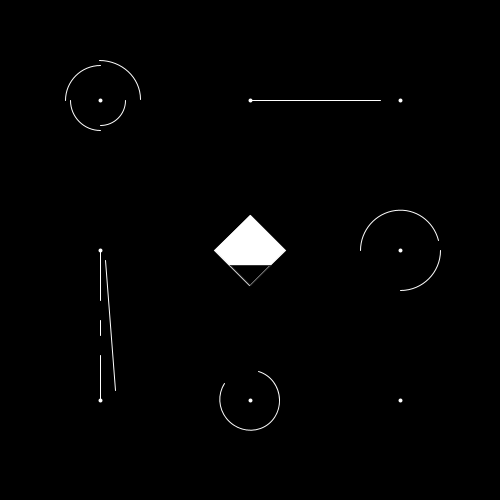
Frame 1 (no input)
Frame 60 (the mouse pressed at the canvas centre just before this capture): identical to frame 1, image omitted
Frame 120 (the mouse held since frame 60 and released just before this capture): identical to frame 1, image omitted

The Processing sketch that drew this single still picture (run headless with seeded random() and noise(); from frame 60 on, the mouse is pressed at the canvas centre):

// Processing sketch: processing_69048
// ── processing_69048.pde

void setup() {
  size(500, 500);
  smooth();
}

void draw() {
  background(0);

  drawcurve(100, 100, 50, 50, 0, PI/2);
  drawcurve(100, 100, 60, 60, PI/2, PI);
  drawcurve(100, 100, 70, 70, PI, TWO_PI-PI/2);
  drawcurve(100, 100, 80, 80, TWO_PI-PI/2, TWO_PI);

  drawcurve(400, 250, 80, 80, 0, PI/2);
  drawcurve(400, 250, 80, 80, PI, TWO_PI-.25);

  drawcurve(250, 400, 60, 60, 5, 10);

  myPoint(100, 100);
  myPoint(100, 250);
  myPoint(100, 400);

  myPoint(250, 100);
  myPoint(250, 250);
  myPoint(250, 400);

  myPoint(400, 100);
  myPoint(400, 250);
  myPoint(400, 400);

  myLine(250, 100, 380, 100);
  myLine(105, 260, 115, 390); 
  myLine(100, 250, 100, 300);
  myLine(100, 320, 100, 335);
  myLine(100, 355, 100, 400);

  pushMatrix(); 
  translate (250, 215);
  rotate(radians(45));
  fill(255);
  rect(0, 0, 50, 50);
  popMatrix();

  strokeWeight(1);
  stroke(50);
  fill(0);
  triangle(230, 265, 270, 265, 250, 285);
}

void drawcurve(float xPos, float yPos, float w, float h, float st, float sp) {
  noFill();
  strokeWeight(1);
  stroke(255);
  arc(xPos, yPos, w, h, st, sp);
} 

void myPoint(float xPos, float yPos) {
  stroke(255);
  strokeWeight(4);
  point(xPos, yPos);
}

void myLine(float xPos, float yPos, float xPos2, float yPos2) {
  stroke(255);
  strokeWeight(1);
  line(xPos, yPos, xPos2, yPos2);
}
